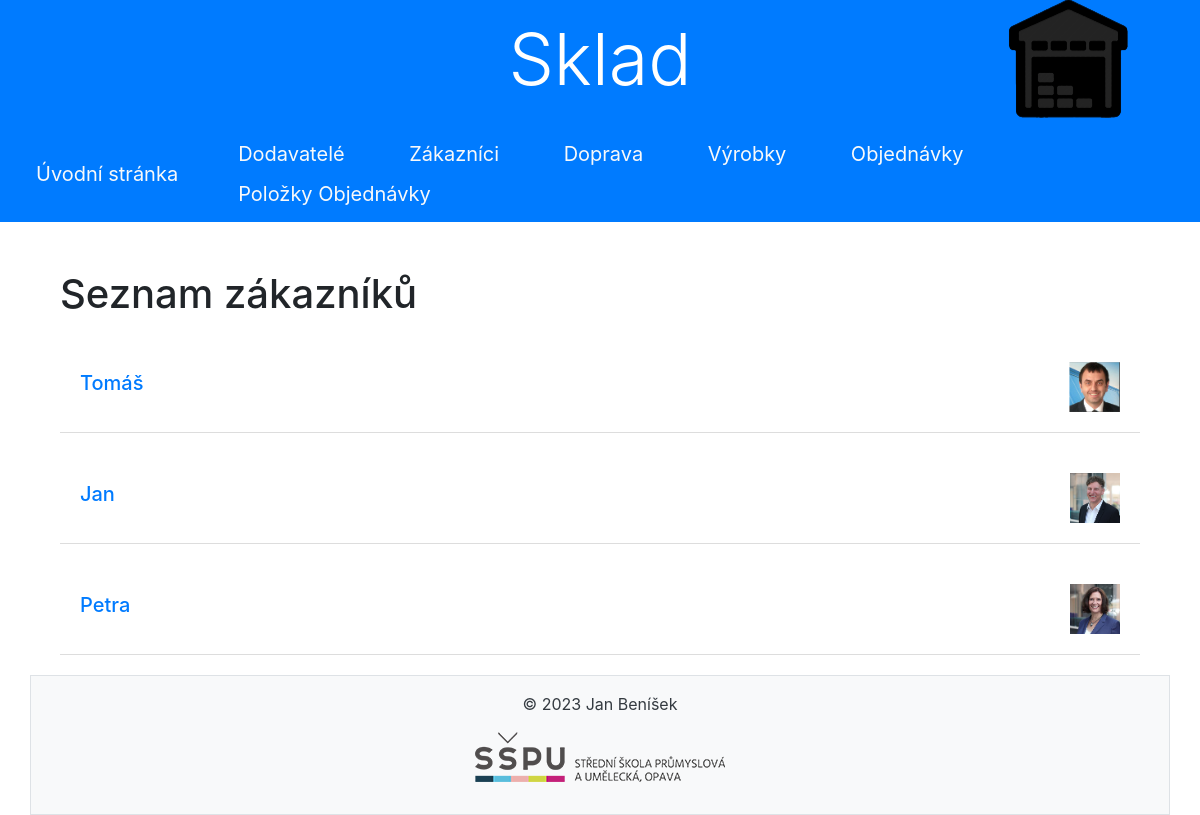
/zakaznici, run on the app's committed database.
### sklad/models.py (models this page shows)
class Zakaznici(models.Model):
    jmeno_zakaznik = models.CharField(max_length=50, verbose_name='Jmeno zákazníka',help_text='Zadejte jméno ')
    prijmeni_zakaznik = models.CharField(max_length=50, verbose_name='Příjmení zákazníka',help_text='Zadejte příjmení')
    email_zakaznik = models.CharField(max_length=50, unique=True, verbose_name='Email zákazníka',help_text='Zadejte email')
    telefon_zakaznik = models.CharField(max_length= 13, unique=True, verbose_name='Telefon zákazníka',help_text='Zadejte telefon')
    zeme_zakaznik = models.CharField(max_length=50,verbose_name='Země',help_text='Zadejte název Země')
    mesto_zakaznik = models.CharField(max_length=50,verbose_name='Město',help_text='Název Města')
    ulice_zakaznik = models.CharField(max_length=50,verbose_name='Ulice',help_text='Název Ulici')
    psc_zakaznik = models.IntegerField(verbose_name='Psč',help_text='Psč města')
    fotografie = models.ImageField(upload_to='zakaznik/', verbose_name='Fotografie', blank=True, null=True)
    class Meta:
        db_table = 'zakaznici'
        ordering = ['prijmeni_zakaznik', 'jmeno_zakaznik']
        verbose_name = 'Zákazník'
        verbose_name_plural = 'Zákazníci'
        unique_together = (('jmeno_zakaznik', 'prijmeni_zakaznik', 'email_zakaznik', 'telefon_zakaznik'),)
    def __str__(self):
        return f"{self.jmeno_zakaznik} {self.prijmeni_zakaznik}"

### sklad/views.py (the view)
# urls.py: path('zakaznici', views.ZakazniciListView.as_view(), name='zakaznici_list'),
class ZakazniciListView(ListView):
    model = Zakaznici
    template_name = 'zakaznici/zakaznici_list.html'
    context_object_name = 'zakaznici'

### sklad/templates/zakaznici/zakaznici_list.html
{% extends 'base.html' %}
{% block content %}
<div class="container mt-5">
        <h1 class="mb-4">Seznam zákazníků</h1>
        {% for zakaznik in zakaznici %}
        <div class="detail">
            <div class="info">
                <h5><a href="{% url 'sklad:zakaznici_detail' zakaznik.pk %}" >{{ zakaznik.jmeno_zakaznik }}</a></h5>
            </div>
            <div class="logo">
                <img src="{{ zakaznik.fotografie.url }}" alt="{{ zakaznik }}">
            </div>
        </div>
        {% endfor %}
</div>
{% endblock %}

### sklad/static/css/styles.css (style rules this page uses)
.logo img { max-width: 100px; max-height: 50px; }
.detail { display: flex; justify-content: space-between; align-items: center; padding: 20px; border-bottom: 1px solid #ddd; margin-bottom: 20px; }

### data on the page
Zakaznici: jmeno_zakaznik "Tomáš", fotografie (picture)
Zakaznici: jmeno_zakaznik "Jan", fotografie (picture)
Zakaznici: jmeno_zakaznik "Petra", fotografie (picture)
